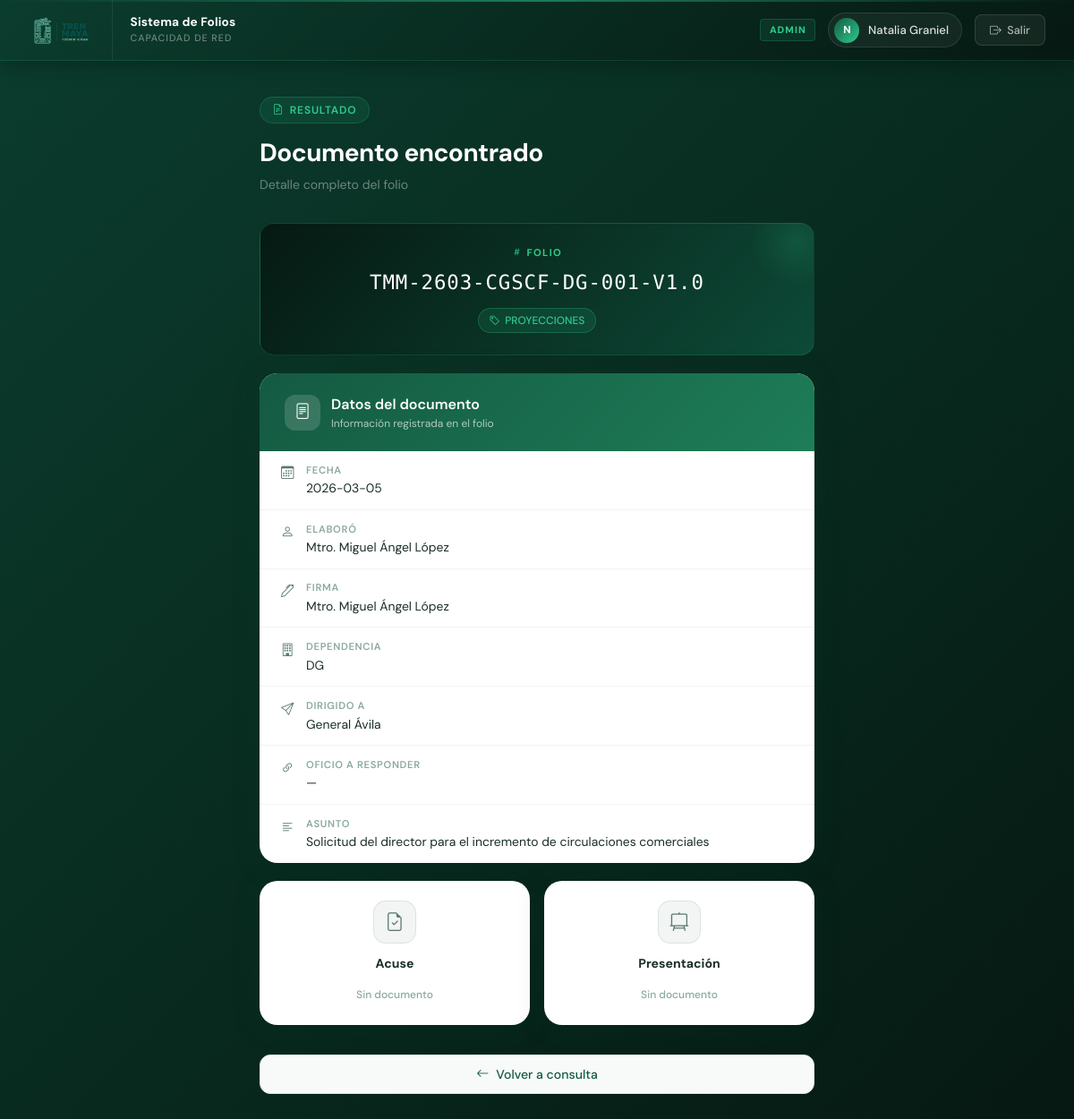
Page /buscar_folio_get/TMM-2603-CGSCF-DG-001-V1.0 (signed in) on the committed database.
### tables this page shows
CREATE TABLE documentos (
            id INTEGER PRIMARY KEY AUTOINCREMENT,
            folio TEXT UNIQUE,
            tipo_doc TEXT,
            fecha TEXT,
            usuario_id INTEGER,
            personal_elabora TEXT,
            persona_firma TEXT,
            dependencia TEXT,
            persona_dirigida TEXT,
            oficio_responder TEXT,
            tipo_solicitud TEXT,
            quien_solicita TEXT,
            quien_aprueba TEXT,
            asunto TEXT,
            acuse TEXT,
            presentacion TEXT,
            fecha_registro TIMESTAMP DEFAULT CURRENT_TIMESTAMP,
            FOREIGN KEY (usuario_id) REFERENCES usuarios (id)
        );

### routes/documentos.py (the view)
@docs_bp.route("/buscar_folio_get/<folio>")
@rol_requerido("admin", "operador", "consulta")
def buscar_folio_get(folio):
    with get_db_connection() as conn:
        resultado = conn.execute("SELECT * FROM documentos WHERE folio = ?", (folio,)).fetchone()
        versiones = []
        if resultado:
            base = resultado['folio'].split("-V")[0]
            versiones = conn.execute("""
                SELECT folio, fecha, personal_elabora FROM documentos
                WHERE folio LIKE ? ORDER BY folio ASC
            """, (base + "-V%",)).fetchall()
    return render_template("resultado_folio.html", resultado=resultado, versiones=versiones)

### app.py (called while the page is built)
@app.before_request
def proteger_rutas():
    rutas_publicas = ["login", "static"]
    if request.endpoint not in rutas_publicas and "user" not in session:
        return redirect(url_for("login"))

### db.py (called while the page is built)
def get_db_connection():
    conn = sqlite3.connect(DB_FILE, timeout=10)
    conn.row_factory = sqlite3.Row
    return conn

### routes/documentos.py (called while the page is built)
def rol_requerido(*roles):
    def decorator(f):
        @wraps(f)
        def decorated_function(*args, **kwargs):
            if session.get("rol") not in roles:
                return redirect("/")
            return f(*args, **kwargs)
        return decorated_function
    return decorator

### templates/resultado_folio.html (shortened to what this page needs)
{% extends "base.html" %}
{% block content %}
<div style="max-width: 620px; margin: 0 auto;">
  {% if resultado %}
  <div class="page-header">
    <div class="page-label"><i class="bi bi-file-earmark-text"></i> Resultado</div>
    <div class="page-title">Documento encontrado</div>
    <div class="page-desc">Detalle completo del folio</div>
  </div>
  <div class="folio-result" style="margin-bottom: 1.25rem;">
    <div class="folio-label"><i class="bi bi-hash"></i> Folio</div>
    <div class="folio-codigo">{{ resultado['folio'] }}</div>
    <div class="folio-chip"><i class="bi bi-tag"></i> {{ resultado['tipo_doc'] }}</div>
  </div>
  <div class="card-custom" style="margin-bottom: 1.25rem;">
    <div class="card-header-custom">
      <div class="card-header-icon"><i class="bi bi-file-text"></i></div>
      <div>
        <p class="card-header-title">Datos del documento</p>
        <p class="card-header-sub">Información registrada en el folio</p>
      </div>
    </div>
    <div class="card-body-custom" style="padding: 0;">
      <div class="info-fila">
        <i class="bi bi-calendar3 info-icono"></i>
        <div><div class="info-label">Fecha</div><div class="info-valor">{{ resultado['fecha'] }}</div></div>
      </div>
      <div class="info-fila">
        <i class="bi bi-person info-icono"></i>
        <div><div class="info-label">Elaboró</div><div class="info-valor">{{ resultado['personal_elabora'] }}</div></div>
      </div>
      <div class="info-fila">
        <i class="bi bi-pen info-icono"></i>
        <div><div class="info-label">Firma</div><div class="info-valor">{{ resultado['persona_firma'] }}</div></div>
      </div>
      <div class="info-fila">
        <i class="bi bi-building info-icono"></i>
        <div><div class="info-label">Dependencia</div><div class="info-valor">{{ resultado['dependencia'] }}</div></div>
      </div>
      <div class="info-fila">
        <i class="bi bi-send info-icono"></i>
        <div><div class="info-label">Dirigido a</div><div class="info-valor">{{ resultado['persona_dirigida'] }}</div></div>
      </div>
      <div class="info-fila">
        <i class="bi bi-link-45deg info-icono"></i>
        <div><div class="info-label">Oficio a responder</div><div class="info-valor">{{ resultado['oficio_responder'] or '—' }}</div></div>
      </div>
      <div class="info-fila info-fila-last">
        <i class="bi bi-text-left info-icono"></i>
        <div><div class="info-label">Asunto</div><div class="info-valor">{{ resultado['asunto'] }}</div></div>
      </div>
    </div>
  </div>
  <div class="adj-grid" style="margin-bottom: 1.25rem;">
    <div class="card-custom">
      <div class="adj-card-body">
        <div class="adj-icon {% if resultado['acuse'] %}adj-icon-verde{% else %}adj-icon-vacio{% endif %}">
          <i class="bi bi-file-earmark-check"></i>
        </div>
        <div class="adj-title">Acuse</div>
        {% if resultado['acuse'] %}
          <span class="adj-badge adj-badge-verde"><i class="bi bi-check-circle-fill"></i> Disponible</span>
          <a href="{{ resultado['acuse'] }}" target="_blank" class="adj-btn-ver adj-btn-verde">
            <i class="bi bi-box-arrow-up-right"></i> Ver acuse
          </a>
        {% else %}
          <span class="adj-badge adj-badge-vacio">Sin documento</span>
        {% endif %}
      </div>
    </div>
    <div class="card-custom">
      <div class="adj-card-body">
        <div class="adj-icon {% if resultado['presentacion'] %}adj-icon-azul{% else %}adj-icon-vacio{% endif %}">
          <i class="bi bi-easel2"></i>
        </div>
        <div class="adj-title">Presentación</div>
        {% if resultado['presentacion'] %}
          <span class="adj-badge adj-badge-azul"><i class="bi bi-check-circle-fill"></i> Disponible</span>
          <a href="{{ resultado['presentacion'] }}" target="_blank" class="adj-btn-ver adj-btn-azul">
            <i class="bi bi-box-arrow-up-right"></i> Ver presentación
          </a>
        {% else %}
          <span class="adj-badge adj-badge-vacio">Sin documento</span>
        {% endif %}
      </div>
    </div>
  </div>
  {% endif %}
  <a href="/consulta" class="link-back">
    <i class="bi bi-arrow-left"></i> Volver a consulta
  </a>
</div>
{% endblock %}

### templates/base.html (shortened to what this page needs)
<!doctype html>
<html lang="es">
<head>
  <link rel="stylesheet" href="https://cdn.jsdelivr.net/npm/bootstrap-icons@1.11.3/font/bootstrap-icons.min.css">
  <link href="https://cdn.jsdelivr.net/npm/bootstrap@5.3.2/dist/css/bootstrap.min.css" rel="stylesheet">
</head>
<body>
<nav class="navbar-custom">
  <div class="navbar-left">
    <div class="navbar-logo-wrap">
      <img class="navbar-logo"
           src="{{ url_for('static', filename='img/Logotipo_TM_H.png') }}"
           alt="Tren Maya">
    </div>
    <div class="navbar-system-info">
      <span class="navbar-system-name">Sistema de Folios</span>
      <span class="navbar-system-sub">Capacidad de Red</span>
    </div>
  </div>
  <div class="navbar-right">
    {% if session.get('rol') %}
    <span class="navbar-rol">{{ session.get('rol') }}</span>
    {% endif %}
    <div class="user-badge">
      <div class="user-avatar">
        {{ session.get('user', 'U')[0]|upper }}
      </div>
      {{ session.get('user') }}
    </div>
    <a href="/logout" class="btn-logout">
      <i class="bi bi-box-arrow-right"></i> Salir
    </a>
  </div>
</nav>
<div class="main-container">
  {% block content %}{% endblock %}
</div>
</body>
</html>

### templates/resultado_folio.html (style rules this page uses)
.adj-grid { display: grid; grid-template-columns: 1fr 1fr; gap: 1rem; }
.adj-card-body { padding: 1.4rem; text-align: center; display: flex; flex-direction: column; align-items: center; gap: 0.75rem; height: 100%; }
.adj-icon { width: 48px; height: 48px; border-radius: 14px; display: flex; align-items: center; justify-content: center; font-size: 1.3rem; }
.adj-icon-vacio { background: rgba(90,122,110,0.08); border: 1px solid rgba(90,122,110,0.15); color: #5a7a6e; }
.adj-title { font-size: 0.88rem; font-weight: 700; color: #1a2e26; }
.adj-badge { display: inline-flex; align-items: center; gap: 0.3rem; font-size: 0.68rem; font-weight: 700; letter-spacing: 0.06em; text-transform: uppercase; border-radius: 4px; padding: 0.15rem 0.5rem; }
.adj-badge-vacio { color: #8aaa9a; font-size: 0.75rem; font-weight: 500; text-transform: none; letter-spacing: 0; }
.info-fila { display: flex; align-items: flex-start; gap: 0.85rem; padding: 0.8rem 1.5rem; border-bottom: 1px solid #f0f4f2; }
.info-fila-last { border-bottom: none; }
.info-icono { color: #5a7a6e; font-size: 0.9rem; margin-top: 2px; flex-shrink: 0; }
.info-label { font-size: 0.7rem; font-weight: 600; color: #8aaa9a; text-transform: uppercase; letter-spacing: 0.06em; margin-bottom: 0.1rem; }
.info-valor { font-size: 0.87rem; color: #1a2e26; }

### rows in the picture
documentos: folio "TMM-2603-CGSCF-DG-001-V1.0", tipo_doc "PROYECCIONES", fecha "2026-03-05", personal_elabora "Mtro. Miguel Ángel López", persona_firma "Mtro. Miguel Ángel López", dependencia "DG", persona_dirigida "General Ávila", oficio_responder "—", asunto "Solicitud del director para el incremento de circulaciones comerciales"

### other values in the picture
{{ session.get('rol') }} "ADMIN"
{{ session.get('user', 'U')[0]|upper }} "N"
{{ session.get('user') }} "Natalia Graniel"
